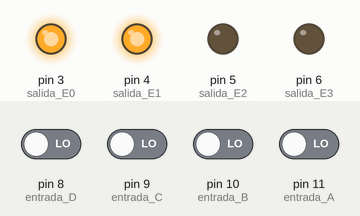
Recording of a sketch running on a simulated Arduino Uno, built with avr-gcc and run on an emulated ATmega328P. Shown: output pins drawn as LEDs (lit = HIGH). Inputs (shaded band) come from the test bench; at power-on: pin 8 (entrada_D), pin 9 (entrada_C), pin 10 (entrada_B), pin 11 (entrada_A) LOW.

Above: at 1.2 s.
1.3 s: pin 8 (entrada_D) driven HIGH
At 1.7 s:
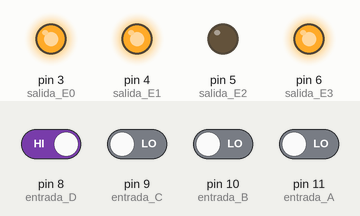
2.8 s: pin 9 (entrada_C) driven HIGH
At 4.0 s:
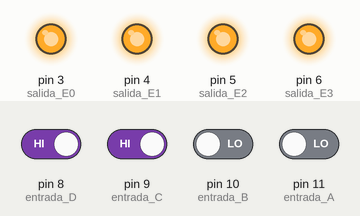
4.3 s: pin 10 (entrada_B) driven HIGH
At 5.2 s:
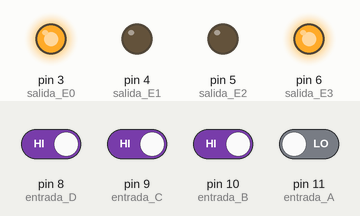
5.8 s: pin 11 (entrada_A) driven HIGH
At 6.3 s:
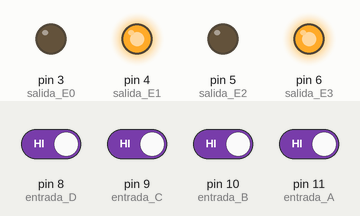
7.3 s: pin 9 (entrada_C) driven LOW
At 8.5 s:
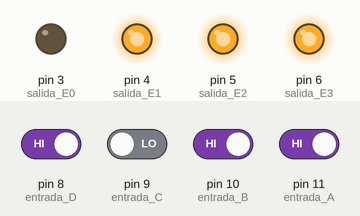
8.8 s: pin 8 (entrada_D) driven LOW
At 9.8 s:
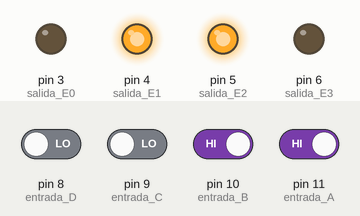
Timing chart, 0 to 11.3 s (numbered marks = the images above; inputs shaded):
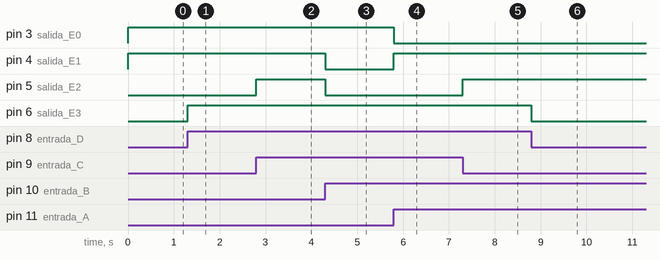

Measured:
- after the input at 1.3 s, pin 6 (salida_E3): LOW → HIGH at once
- after the input at 2.8 s, pin 5 (salida_E2): LOW → HIGH at once
- after the input at 4.3 s, pin 4 (salida_E1), pin 5 (salida_E2): HIGH → LOW at once
- after the input at 5.8 s, pin 3 (salida_E0): HIGH → LOW at once; pin 4 (salida_E1): LOW → HIGH at once
- after the input at 7.3 s, pin 5 (salida_E2): LOW → HIGH at once
- after the input at 8.8 s, pin 6 (salida_E3): HIGH → LOW at once

The sketch:

BCDaEXCESO3.ino
```cpp
//Autor:Dario Jorge Iglesias
boolean D,C,B,A,E3,E2,E1,E0;
void setup()
{
 pinMode(8,INPUT); //entrada D
 pinMode(9,INPUT); //entrada C
 pinMode(10,INPUT);//entrada B
 pinMode(11,INPUT);//entrada A
 pinMode(6,OUTPUT);//salida E3
 pinMode(5,OUTPUT);//salida E2
 pinMode(4,OUTPUT);//salida E1
 pinMode(3,OUTPUT);//salida E0
}
void loop()
{
 D=digitalRead(8);
 C=digitalRead(9);
 B=digitalRead(10);
 A=digitalRead(11);
 E3=D|(C&B)|(C&A);
 digitalWrite(6,E3);
 E2=(!C&B)|(C&!B&!A)|(!C&A);
 digitalWrite(5,E2);
 E1=!(A ^ B);
 digitalWrite(4,E1);
 E0=!A;
 digitalWrite(3,E0);
 }
```
